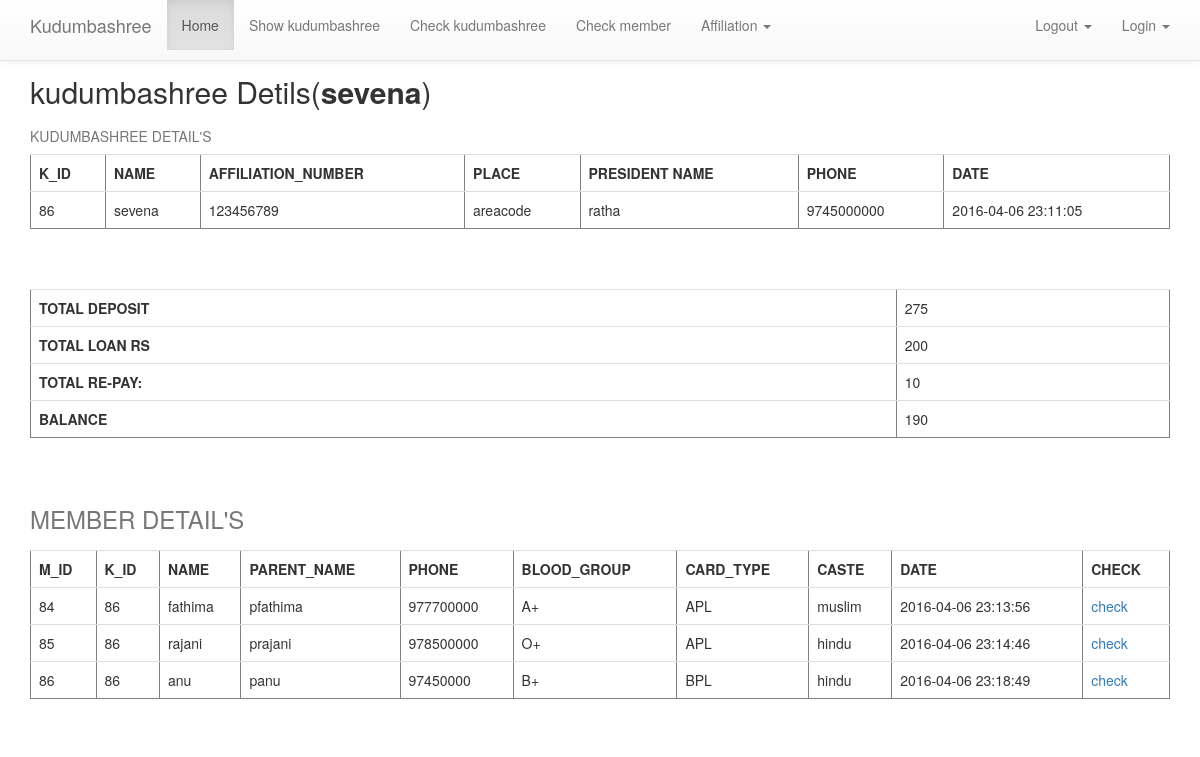
The app's page /pcheck kudumbashree new.php?id=86 (signed in) with its own data.
### tables this page shows
CREATE TABLE IF NOT EXISTS `sign_up_kudumbashree` (
  `k_id` int(200) NOT NULL AUTO_INCREMENT,
  `name` varchar(200) DEFAULT NULL,
  `affiliation_number` varchar(200) DEFAULT NULL,
  `place` varchar(200) DEFAULT NULL,
  `presi_secre_name` varchar(200) DEFAULT NULL,
  `phone` varchar(200) DEFAULT NULL,
  `date` varchar(200) DEFAULT NULL,
  PRIMARY KEY (`k_id`),
  UNIQUE KEY `k_id_3` (`k_id`,`affiliation_number`),
  UNIQUE KEY `k_id_4` (`k_id`,`affiliation_number`),
  KEY `affiliation_number` (`affiliation_number`),
  KEY `k_id` (`k_id`),
  KEY `k_id_2` (`k_id`)
);

CREATE TABLE IF NOT EXISTS `member_add` (
  `m_id` int(200) NOT NULL AUTO_INCREMENT,
  `k_id` int(200) DEFAULT NULL,
  `name` varchar(200) DEFAULT NULL,
  `parent_name` varchar(200) DEFAULT NULL,
  `dob_day` varchar(200) DEFAULT NULL,
  `dob_month` varchar(200) DEFAULT NULL,
  `dob_year` varchar(200) DEFAULT NULL,
  `phone` varchar(200) DEFAULT NULL,
  `blood_group` varchar(200) DEFAULT NULL,
  `card_type` varchar(200) DEFAULT NULL,
  `caste` varchar(200) DEFAULT NULL,
  `date` varchar(200) NOT NULL,
  PRIMARY KEY (`m_id`),
  UNIQUE KEY `m_id_2` (`m_id`,`k_id`),
  KEY `k_id` (`k_id`),
  KEY `m_id` (`m_id`)
);

### pcheck kudumbashree new.php (the view, shortened to what this page needs)
<!DOCTYPE html>
<html>
<head>
 	<?php
	include 'includes/punchayath_header.php';
	include 'includes/db_connection.php';
	$kudk_id=$_GET['id'];
	?>
</head>
<body class="pad_top">
<div class="container">
<?php
$query = "select name from sign_up_kudumbashree where k_id = $kudk_id";
$result = mysqli_query($connection,$query);
while($user = mysqli_fetch_assoc($result))
{
$kudu_name=$user['name'];
}
echo "<h2>kudumbashree Detils(<b>$kudu_name</b>)</h2>";
$query = "select * from sign_up_kudumbashree where k_id=$kudk_id";
$result = mysqli_query($connection,$query);
echo "<center>";
if($result)
{
	echo "<table class='table' border='1' cellspacing=10px>";
	echo "<caption>KUDUMBASHREE DETAIL'S</caption>";
	ECHO "<tr>";
	echo "<TH>"."K_ID"."</TH>";
	echo "<th>"."NAME"."</th>";
	echo "<th>"."AFFILIATION_NUMBER"."</th>";
	echo "<th>"."PLACE"."</th>";
	echo "<th>"."PRESIDENT NAME"."</th>";
	echo "<th>"."PHONE"."</th>";
	echo "<th>"."DATE"."</th>";
	echo "</tr>";
while($user = mysqli_fetch_assoc($result))
{
	echo "<tr>";
	echo "<td>";
	echo $user['k_id'];
	echo "</td>";
	echo "<td>";
	echo $user['name'];
	echo "</td>";
	echo "<td>";
	echo $user['affiliation_number'];
	echo "</td>";
	echo "<td>";
	echo $user['place'];
	echo "</td>";
	echo "<td>";
	echo $user['presi_secre_name'];
	echo "</td>";
	echo "<td>";
	echo $user['phone'];
	echo "</td>";echo "<td>";
	echo $user['date'];
	echo "</td>";
}}
echo "</table>";
$smquery="select sum(amount) from member_deposit where k_id=$kudk_id";
$smresult=mysqli_query($connection,$smquery);
while($smrow=mysqli_fetch_array($smresult))
	{
		$pdeposit_kudumbashree=$smrow['sum(amount)'];
	}
$smquery="select sum(amount) from loan_repay where k_id = $kudk_id";
$smresult=mysqli_query($connection,$smquery);
while($smrow=mysqli_fetch_array($smresult))
	{
		$smsum_repay=$smrow['sum(amount)'];
	}
$smquery="select sum(amount) from member_loan where k_id=$kudk_id";
$smresult=mysqli_query($connection,$smquery);
while($smrow=mysqli_fetch_array($smresult))
	{
		$smsum_loan=$smrow['sum(amount)'];
	}
$blnc=$smsum_loan-$smsum_repay;
ECHO "<table class='table' border=1 cellspacing=5 cellpadding=5><tr><th>TOTAL DEPOSIT</th><td>$pdeposit_kudumbashree</td></tr>
<tr><th>TOTAL LOAN RS</th><td>$smsum_loan</td>
</tr><tr><th>TOTAL RE-PAY:</th><td>$smsum_repay</td></tr>
<tr><TH>BALANCE</TH><td>$blnc</td></tr></table>";
$query = "select * from member_add where k_id=$kudk_id";
$result = mysqli_query($connection,$query);
if($result)
{
	echo "<table class='table' border='1'cellpadding=5px>";
	echo "<caption><h3 id='MEMBER DETAIL'>MEMBER DETAIL'S</h3></caption>";
	ECHO "<tr>";
	echo "<TH>"."M_ID"."</TH>";
	echo "<th>"."K_ID"."</th>";
	echo "<th>"."NAME"."</th>";
	echo "<th>"."PARENT_NAME"."</th>";
	echo "<th>"."PHONE"."</th>";
	echo "<th>"."BLOOD_GROUP"."</th>";
	echo "<th>"."CARD_TYPE"."</th>";
	echo "<th>"."CASTE"."</th>";
	echo "<th>"."DATE"."</th>";
	echo "<th>"."CHECK"."</th>";
	echo "</tr>";
while($user = mysqli_fetch_assoc($result))
{
	echo "<tr>";
	echo "<td>";
	echo $user['m_id'];
	echo "</td>";
	echo "<td>";
	echo $user['k_id'];
	echo "</td>";
	echo "<td>";
	echo $user['name'];
	echo "</td>";
	echo "<td>";
	echo $user['parent_name'];
	echo "</td>";
	echo "<td>";
	echo $user['phone'];
	echo "</td>";
	echo "<td>";
	echo $user['blood_group'];
	echo "</td>";
	echo "<td>";
	echo $user['card_type'];
	echo "</td>";
	echo "<td>";
	echo $user['caste'];
	echo "</td>";
	echo "<td>";
	echo $user['date'];
	echo "</td>";
	echo "<td>";
	echo "<a href='pcheck_member2.php?id=".$user['m_id']."'>check</a>";
	echo "</td>";
	echo "</tr>";
}
echo "</table>";
}
?>
</div>
</body>
</html>

### includes/punchayath_header.php (shortened to what this page needs)
<head>
    <link rel="stylesheet" type="text/css" href="css/bootstrap.min.css">
    <link rel="stylesheet" href="css/bootstrap-theme.min.css">
    <link rel="stylesheet" type="text/css" href="css/styles.css">>
</head>
<body>
<nav role="navigation" class="navbar navbar-default navbar-fixed-top">
    <div class="container">
        <div class="navbar-header">
            <a href="#" class="navbar-brand">Kudumbashree</a>
        </div>
        <div id="navbarCollapse" class="collapse navbar-collapse">
            <ul class="nav navbar-nav">
                <li class="active"><a href="pan_index.php">Home</a></li>
                <li><a href="pshow_kudumbashree.php">Show kudumbashree</a></li>
                <li><a href="pcheck_kudumbashree.php">Check kudumbashree</a></li>
                <li><a href="pcheck_member.php">Check member</a></li>
<li class="dropdown">
                    <a class="dropdown-toggle" data-toggle="dropdown" href="#">Affiliation <span class="caret"></span></a>
                </li>
            </ul>
            <ul class="nav navbar-nav navbar-right">
                <li class="dropdown">
                    <a class="dropdown-toggle" data-toggle="dropdown" href="#">Login <span class="caret"></span></a>
                </li>
            </ul>
             <ul class="nav navbar-nav navbar-right">
                <li class="dropdown">
                    <a class="toggle"  href="destroy session/">Logout <span class="caret"></span></a>
                </li>
            </ul>
        </div>
    </div>
</nav>

### css/styles.css (style rules this page uses)
.pad_top { padding-top: 35px; }
.container { padding-bottom: 10px; }

### records on screen
sign_up_kudumbashree: name "sevena", k_id "86", affiliation_number "123456789", place "areacode", presi_secre_name "ratha", phone "9745000000", date "2016-04-06 23:11:05"
member_add: m_id "84", k "86", name "fathima", parent_name "pfathima", phone "977700000", blood_group "A+", card_type "APL", caste "muslim", date "2016-04-06 23:13:56"
member_add: m_id "85", k "86", name "rajani", parent_name "prajani", phone "978500000", blood_group "O+", card_type "APL", caste "hindu", date "2016-04-06 23:14:46"
member_add: m_id "86", k "86", name "anu", parent_name "panu", phone "97450000", blood_group "B+", card_type "BPL", caste "hindu", date "2016-04-06 23:18:49"

### other values on screen
$pdeposit_kudumbashree "275"
$smsum_loan "200"
$smsum_repay "10"
$blnc "190"
